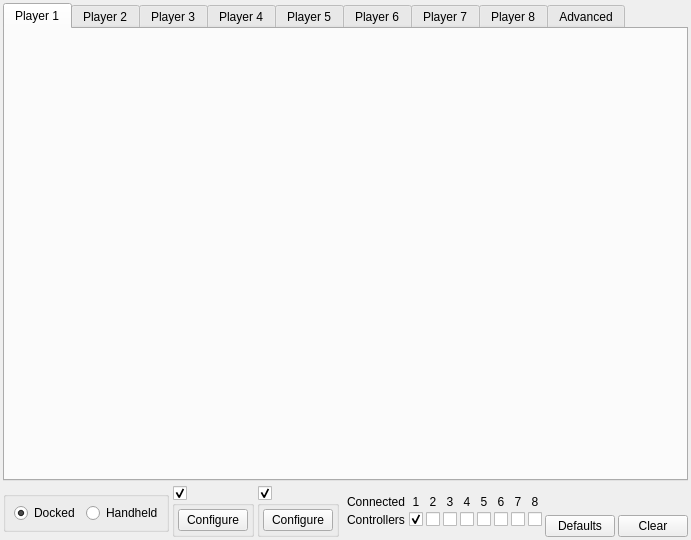
<?xml version="1.0" encoding="UTF-8"?>
<ui version="4.0">
 <class>ConfigureInput</class>
 <widget class="QWidget" name="ConfigureInput">
  <property name="geometry">
   <rect>
    <x>0</x>
    <y>0</y>
    <width>680</width>
    <height>540</height>
   </rect>
  </property>
  <property name="windowTitle">
   <string>ConfigureInput</string>
  </property>
  <layout class="QVBoxLayout" name="verticalLayout_5">
   <property name="spacing">
    <number>2</number>
   </property>
   <property name="leftMargin">
    <number>3</number>
   </property>
   <property name="topMargin">
    <number>3</number>
   </property>
   <property name="rightMargin">
    <number>3</number>
   </property>
   <property name="bottomMargin">
    <number>3</number>
   </property>
   <item>
    <widget class="QTabWidget" name="tabWidget">
     <property name="currentIndex">
      <number>0</number>
     </property>
     <widget class="QWidget" name="tabPlayer1">
      <property name="accessibleName">
       <string>Player 1</string>
      </property>
      <attribute name="title">
       <string>Player 1</string>
      </attribute>
     </widget>
     <widget class="QWidget" name="tabPlayer2">
      <property name="accessibleName">
       <string>Player 2</string>
      </property>
      <attribute name="title">
       <string>Player 2</string>
      </attribute>
     </widget>
     <widget class="QWidget" name="tabPlayer3">
      <property name="accessibleName">
       <string>Player 3</string>
      </property>
      <attribute name="title">
       <string>Player 3</string>
      </attribute>
     </widget>
     <widget class="QWidget" name="tabPlayer4">
      <property name="accessibleName">
       <string>Player 4</string>
      </property>
      <attribute name="title">
       <string>Player 4</string>
      </attribute>
     </widget>
     <widget class="QWidget" name="tabPlayer5">
      <property name="accessibleName">
       <string>Player 5</string>
      </property>
      <attribute name="title">
       <string>Player 5</string>
      </attribute>
     </widget>
     <widget class="QWidget" name="tabPlayer6">
      <property name="accessibleName">
       <string>Player 6</string>
      </property>
      <attribute name="title">
       <string>Player 6</string>
      </attribute>
     </widget>
     <widget class="QWidget" name="tabPlayer7">
      <property name="accessibleName">
       <string>Player 7</string>
      </property>
      <attribute name="title">
       <string>Player 7</string>
      </attribute>
     </widget>
     <widget class="QWidget" name="tabPlayer8">
      <property name="accessibleName">
       <string>Player 8</string>
      </property>
      <attribute name="title">
       <string>Player 8</string>
      </attribute>
     </widget>
     <widget class="QWidget" name="tabAdvanced">
      <property name="accessibleName">
       <string>Advanced</string>
      </property>
      <attribute name="title">
       <string>Advanced</string>
      </attribute>
     </widget>
    </widget>
   </item>
   <item alignment="Qt::AlignVCenter">
    <widget class="QWidget" name="consoleInputSettings" native="true">
     <layout class="QHBoxLayout" name="buttonsBottomRightHorizontalLayout">
      <property name="spacing">
       <number>3</number>
      </property>
      <property name="leftMargin">
       <number>0</number>
      </property>
      <property name="topMargin">
       <number>3</number>
      </property>
      <property name="rightMargin">
       <number>0</number>
      </property>
      <property name="bottomMargin">
       <number>0</number>
      </property>
      <item alignment="Qt::AlignVCenter">
       <widget class="QGroupBox" name="handheldGroup">
        <property name="maximumSize">
         <size>
          <width>16777215</width>
          <height>16777215</height>
         </size>
        </property>
        <property name="catalogueKey" stdset="0">
         <string notr="true">use_docked_mode</string>
        </property>
        <layout class="QHBoxLayout" name="horizontalLayout">
         <property name="spacing">
          <number>6</number>
         </property>
         <property name="leftMargin">
          <number>8</number>
         </property>
         <property name="topMargin">
          <number>6</number>
         </property>
         <property name="rightMargin">
          <number>3</number>
         </property>
         <property name="bottomMargin">
          <number>6</number>
         </property>
         <item>
          <widget class="QRadioButton" name="radioDocked">
           <property name="text">
            <string>Docked</string>
           </property>
           <property name="checked">
            <bool>true</bool>
           </property>
          </widget>
         </item>
         <item>
          <widget class="QRadioButton" name="radioUndocked">
           <property name="text">
            <string>Handheld</string>
           </property>
          </widget>
         </item>
        </layout>
       </widget>
      </item>
      <item>
       <widget class="QGroupBox" name="vibrationGroup">
        <property name="checkable">
         <bool>true</bool>
        </property>
        <property name="catalogueKey" stdset="0">
         <string notr="true">vibration_enabled</string>
        </property>
        <layout class="QHBoxLayout" name="horizontalLayout_2">
         <property name="leftMargin">
          <number>3</number>
         </property>
         <property name="topMargin">
          <number>3</number>
         </property>
         <property name="rightMargin">
          <number>3</number>
         </property>
         <property name="bottomMargin">
          <number>3</number>
         </property>
         <item>
          <widget class="QPushButton" name="vibrationButton">
           <property name="minimumSize">
            <size>
             <width>68</width>
             <height>0</height>
            </size>
           </property>
           <property name="maximumSize">
            <size>
             <width>68</width>
             <height>16777215</height>
            </size>
           </property>
           <property name="styleSheet">
            <string notr="true">min-width: 68px;</string>
           </property>
           <property name="text">
            <string>Configure</string>
           </property>
          </widget>
         </item>
        </layout>
       </widget>
      </item>
      <item>
       <widget class="QGroupBox" name="motionGroup">
        <property name="checkable">
         <bool>true</bool>
        </property>
        <property name="catalogueKey" stdset="0">
         <string notr="true">motion_enabled</string>
        </property>
        <layout class="QHBoxLayout" name="horizontalLayout_3">
         <property name="leftMargin">
          <number>3</number>
         </property>
         <property name="topMargin">
          <number>3</number>
         </property>
         <property name="rightMargin">
          <number>3</number>
         </property>
         <property name="bottomMargin">
          <number>3</number>
         </property>
         <item>
          <widget class="QPushButton" name="motionButton">
           <property name="minimumSize">
            <size>
             <width>68</width>
             <height>0</height>
            </size>
           </property>
           <property name="maximumSize">
            <size>
             <width>68</width>
             <height>16777215</height>
            </size>
           </property>
           <property name="styleSheet">
            <string notr="true">min-width: 68px;</string>
           </property>
           <property name="text">
            <string>Configure</string>
           </property>
          </widget>
         </item>
        </layout>
       </widget>
      </item>
      <item alignment="Qt::AlignVCenter">
       <widget class="QWidget" name="connectedControllers" native="true">
        <layout class="QGridLayout" name="gridLayout_2">
         <property name="leftMargin">
          <number>5</number>
         </property>
         <property name="topMargin">
          <number>0</number>
         </property>
         <property name="rightMargin">
          <number>0</number>
         </property>
         <property name="bottomMargin">
          <number>0</number>
         </property>
         <property name="spacing">
          <number>3</number>
         </property>
         <item row="1" column="2">
          <widget class="QCheckBox" name="checkboxPlayer2Connected">
           <property name="text">
            <string/>
           </property>
          </widget>
         </item>
         <item row="1" column="0">
          <widget class="QLabel" name="label_2">
           <property name="text">
            <string>Controllers</string>
           </property>
          </widget>
         </item>
         <item row="1" column="4">
          <widget class="QCheckBox" name="checkboxPlayer4Connected">
           <property name="text">
            <string/>
           </property>
          </widget>
         </item>
         <item row="1" column="3">
          <widget class="QCheckBox" name="checkboxPlayer3Connected">
           <property name="text">
            <string/>
           </property>
          </widget>
         </item>
         <item row="1" column="5">
          <widget class="QCheckBox" name="checkboxPlayer5Connected">
           <property name="text">
            <string/>
           </property>
          </widget>
         </item>
         <item row="0" column="1">
          <widget class="QLabel" name="label">
           <property name="text">
            <string>1</string>
           </property>
           <property name="alignment">
            <set>Qt::AlignCenter</set>
           </property>
          </widget>
         </item>
         <item row="1" column="7">
          <widget class="QCheckBox" name="checkboxPlayer7Connected">
           <property name="text">
            <string/>
           </property>
          </widget>
         </item>
         <item row="1" column="6">
          <widget class="QCheckBox" name="checkboxPlayer6Connected">
           <property name="text">
            <string/>
           </property>
          </widget>
         </item>
         <item row="1" column="1">
          <widget class="QCheckBox" name="checkboxPlayer1Connected">
           <property name="layoutDirection">
            <enum>Qt::LeftToRight</enum>
           </property>
           <property name="checked">
            <bool>true</bool>
           </property>
          </widget>
         </item>
         <item row="1" column="8">
          <widget class="QCheckBox" name="checkboxPlayer8Connected">
           <property name="text">
            <string/>
           </property>
          </widget>
         </item>
         <item row="0" column="2">
          <widget class="QLabel" name="label_3">
           <property name="text">
            <string>2</string>
           </property>
           <property name="alignment">
            <set>Qt::AlignCenter</set>
           </property>
          </widget>
         </item>
         <item row="0" column="3">
          <widget class="QLabel" name="label_4">
           <property name="text">
            <string>3</string>
           </property>
           <property name="alignment">
            <set>Qt::AlignCenter</set>
           </property>
          </widget>
         </item>
         <item row="0" column="4">
          <widget class="QLabel" name="label_5">
           <property name="text">
            <string>4</string>
           </property>
           <property name="alignment">
            <set>Qt::AlignCenter</set>
           </property>
          </widget>
         </item>
         <item row="0" column="5">
          <widget class="QLabel" name="label_6">
           <property name="text">
            <string>5</string>
           </property>
           <property name="alignment">
            <set>Qt::AlignCenter</set>
           </property>
          </widget>
         </item>
         <item row="0" column="6">
          <widget class="QLabel" name="label_7">
           <property name="text">
            <string>6</string>
           </property>
           <property name="alignment">
            <set>Qt::AlignCenter</set>
           </property>
          </widget>
         </item>
         <item row="0" column="7">
          <widget class="QLabel" name="label_8">
           <property name="text">
            <string>7</string>
           </property>
           <property name="alignment">
            <set>Qt::AlignCenter</set>
           </property>
          </widget>
         </item>
         <item row="0" column="8">
          <widget class="QLabel" name="label_9">
           <property name="text">
            <string>8</string>
           </property>
           <property name="alignment">
            <set>Qt::AlignCenter</set>
           </property>
          </widget>
         </item>
         <item row="0" column="0">
          <widget class="QLabel" name="label_10">
           <property name="text">
            <string>Connected</string>
           </property>
          </widget>
         </item>
        </layout>
       </widget>
      </item>
      <item>
       <spacer name="horizontalSpacer">
        <property name="orientation">
         <enum>Qt::Horizontal</enum>
        </property>
        <property name="sizeHint" stdset="0">
         <size>
          <width>40</width>
          <height>20</height>
         </size>
        </property>
       </spacer>
      </item>
      <item alignment="Qt::AlignBottom">
       <widget class="QPushButton" name="buttonRestoreDefaults">
        <property name="sizePolicy">
         <sizepolicy hsizetype="Minimum" vsizetype="Fixed">
          <horstretch>0</horstretch>
          <verstretch>0</verstretch>
         </sizepolicy>
        </property>
        <property name="minimumSize">
         <size>
          <width>68</width>
          <height>0</height>
         </size>
        </property>
        <property name="maximumSize">
         <size>
          <width>68</width>
          <height>16777215</height>
         </size>
        </property>
        <property name="sizeIncrement">
         <size>
          <width>0</width>
          <height>0</height>
         </size>
        </property>
        <property name="baseSize">
         <size>
          <width>0</width>
          <height>0</height>
         </size>
        </property>
        <property name="layoutDirection">
         <enum>Qt::LeftToRight</enum>
        </property>
        <property name="styleSheet">
         <string notr="true">min-width: 68px;</string>
        </property>
        <property name="text">
         <string>Defaults</string>
        </property>
       </widget>
      </item>
      <item alignment="Qt::AlignBottom">
       <widget class="QPushButton" name="buttonClearAll">
        <property name="sizePolicy">
         <sizepolicy hsizetype="Minimum" vsizetype="Fixed">
          <horstretch>0</horstretch>
          <verstretch>0</verstretch>
         </sizepolicy>
        </property>
        <property name="minimumSize">
         <size>
          <width>68</width>
          <height>0</height>
         </size>
        </property>
        <property name="maximumSize">
         <size>
          <width>68</width>
          <height>16777215</height>
         </size>
        </property>
        <property name="sizeIncrement">
         <size>
          <width>0</width>
          <height>0</height>
         </size>
        </property>
        <property name="baseSize">
         <size>
          <width>0</width>
          <height>0</height>
         </size>
        </property>
        <property name="layoutDirection">
         <enum>Qt::LeftToRight</enum>
        </property>
        <property name="styleSheet">
         <string notr="true">min-width: 68px;</string>
        </property>
        <property name="text">
         <string>Clear</string>
        </property>
       </widget>
      </item>
     </layout>
    </widget>
   </item>
  </layout>
 </widget>
 <resources/>
 <connections/>
</ui>
